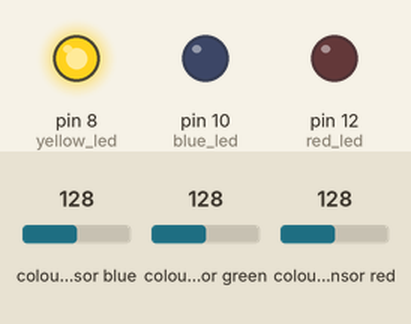
Bench run of a sketch on a simulated Arduino Uno, built with avr-gcc and run on an emulated ATmega328P. On the bench: output pins drawn as LEDs (lit = HIGH). Inputs (shaded band) come from the test bench; at power-on: colour sensor blue 128, colour sensor green 128, colour sensor red 128. What the sketch prints to the serial monitor is not drawn.

Above: at 0.1 s.
Timing chart, 0 to 1.6 s (numbered marks = the images above):
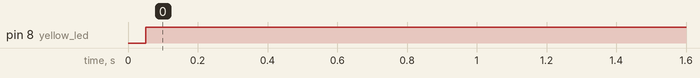

Measured:
- by itself, pin 8 (yellow_led): LOW → HIGH at 0.05 s

The sketch:

color.ino
```cpp
#include <Wire.h>
#include "Adafruit_TCS34725.h"
#define DEBUG 0

Adafruit_TCS34725 tcs = Adafruit_TCS34725(TCS34725_INTEGRATIONTIME_50MS, TCS34725_GAIN_4X);
char GetColor();

//送信データ形式:[header, color]
uint8_t txbuf[] = {255, 'n'};

const int red_led = 12;
const int blue_led = 10;
const int yellow_led = 8;


void setup() {

  Serial.begin(115200);
  pinMode(red_led, OUTPUT);
  pinMode(blue_led, OUTPUT);
  pinMode(yellow_led, OUTPUT);
  //カラーセンサセットアップ:失敗で無限ループ
  if (tcs.begin()) {
    if (DEBUG)Serial.println("Found color sensor");
  } else {
    if (DEBUG)Serial.println("No TCS34725 found ... check your connections");
    while (1);
  }
}

void loop() {
  txbuf[1] = GetColor();//黄色:'y' 赤:'r' 青:'b' 無し:'n'
  for (int i = 0; i < sizeof(txbuf); i++)Serial.write(txbuf[i]);
}


char GetColor() {

  uint16_t clear, red, green, blue;

  tcs.getRawData(&red, &green, &blue, &clear);

  char color;
  /*
  if (red < 45 && green < 45 && blue > 25){color = 'b';blue_on();}
  else if (red > 50 && green > 30){color = 'y';yellow_on();}
  else if (red > 35 && green  > 25 && blue > 15){color = 'r';red_on();}
  else color = 'n';
  */

  if(46 < blue) {color = 'n';led_off();}
  if(62 > red && 56 > green){color = 'b';blue_on();}
  if(71 > red && 61 > green){color = 'r';red_on();}
  else {color = 'y';yellow_on();}

  if (DEBUG) {
    Serial.print(" "); Serial.print(red);
    Serial.print(" "); Serial.print(green);
    Serial.print(" "); Serial.print(blue);
    Serial.print(" "); Serial.println(color);
  }
  return color;
}

void red_on(){
  digitalWrite(red_led, HIGH);
  digitalWrite(blue_led, LOW);
  digitalWrite(yellow_led, LOW);
}

void yellow_on(){
  digitalWrite(red_led, LOW);
  digitalWrite(blue_led, LOW);
  digitalWrite(yellow_led, HIGH);
}

void blue_on(){
  digitalWrite(red_led, LOW);
  digitalWrite(yellow_led, LOW);
  digitalWrite(blue_led, HIGH);
}

void led_off(){
  digitalWrite(red_led, LOW);
  digitalWrite(yellow_led, LOW);
  digitalWrite(blue_led, LOW);
}
```
